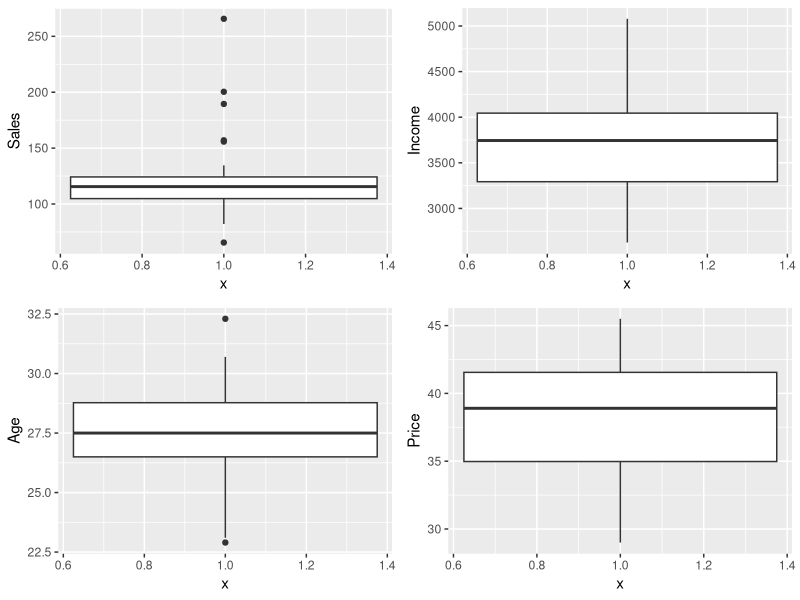
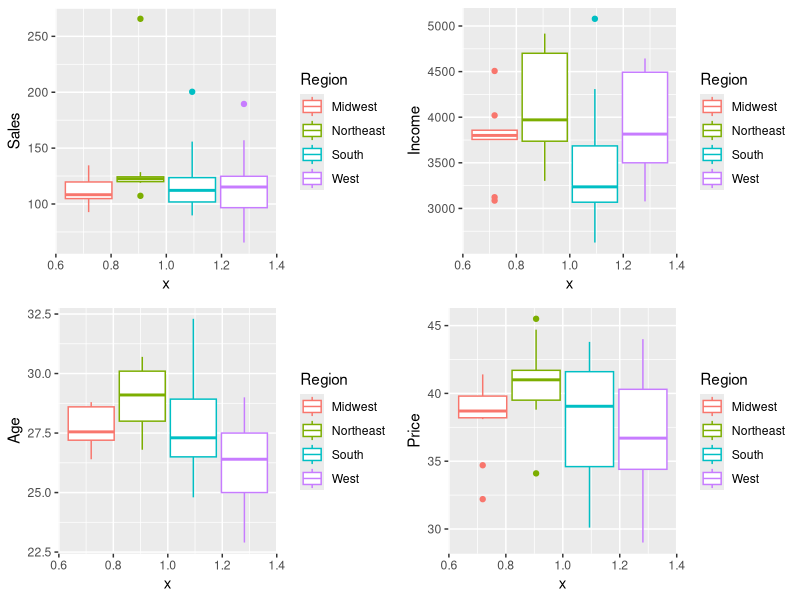
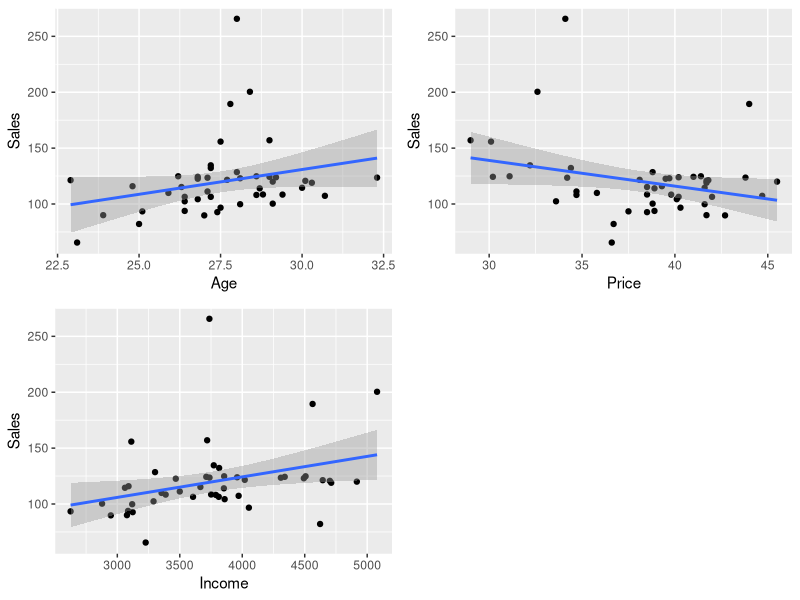
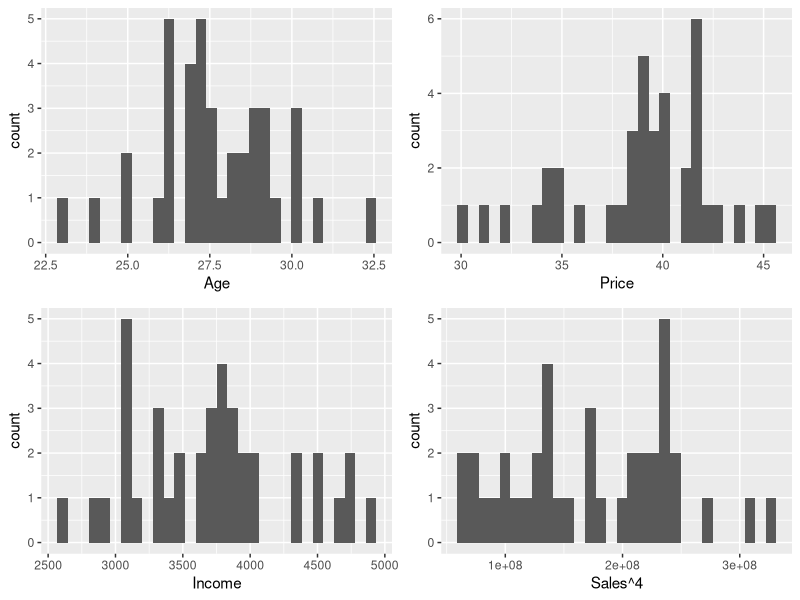
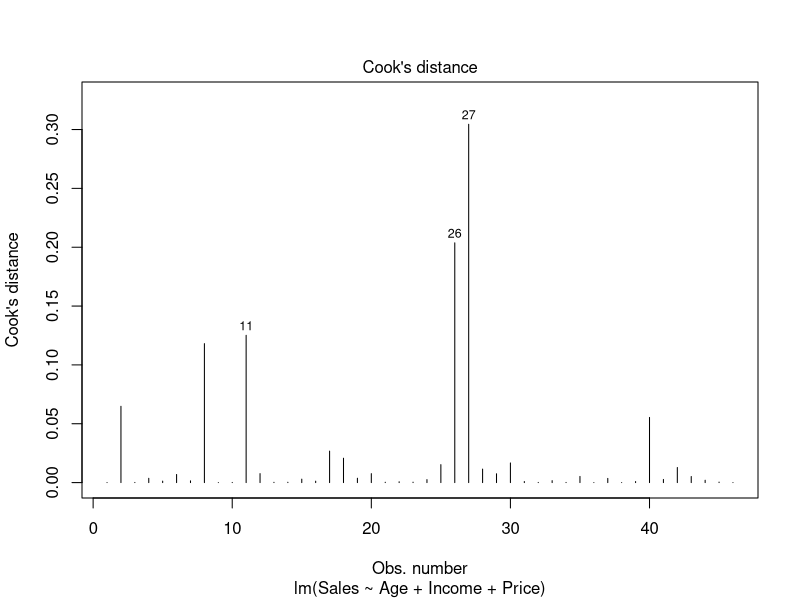
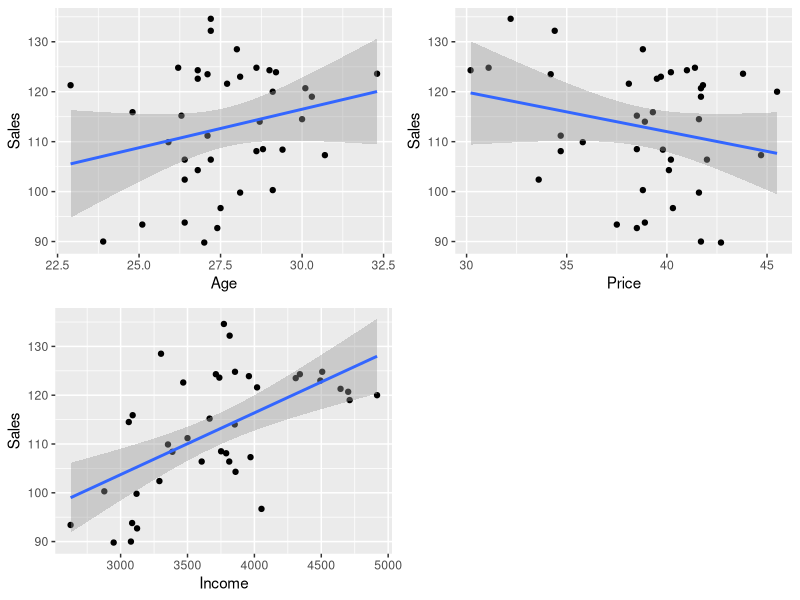
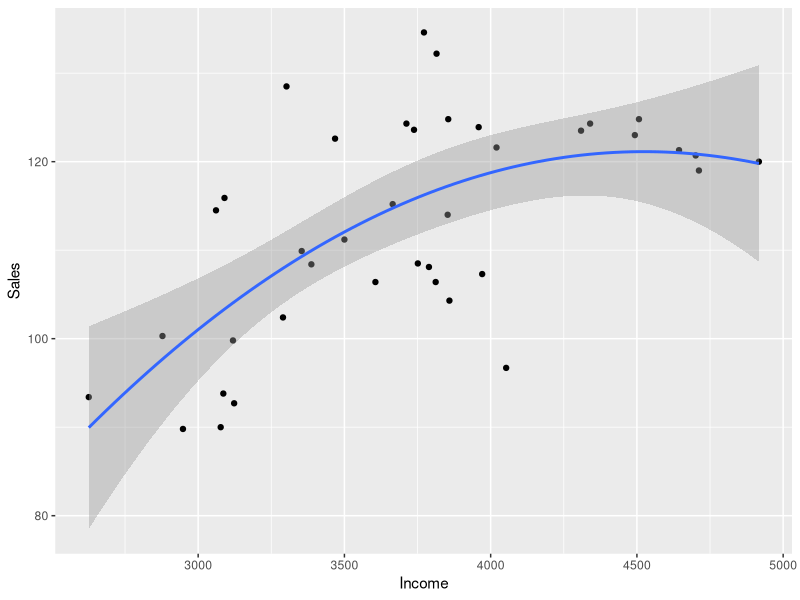
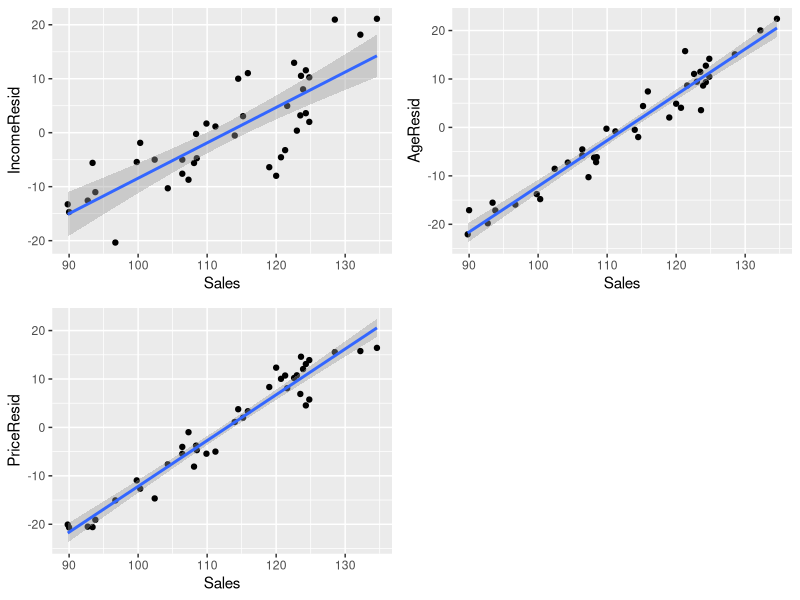

The R source for these figures, in order: (Note: this script raises an error after producing the figures.)
## ---- chunk 1

# Bringing in the data

library(ggplot2)

library(MASS)

library(knitr)

library(dplyr)

setwd("/Users/Charley/Downloads/cuny/IS 621 Business Analytics and Data Mining/Homework 1")

cigarettes <- read.csv("cigarette-training-data.csv")

northeast <- c("ME", "NH", "VT", "MA", "RI", "CT", "NY", "PA", "NJ")
midwest <- c("ND", "SD", "NE", "KS", "MN", "IA", "MO", "IL", "WI", "MI", 
             "IN", "OH", "IO", "KA", "NB")
south <- c("DE", "MD", "DC", "WV", "VA", "KY", "NC", "TN", "SC", "GA",
           "AL","MS","AR","LA","OK","TX", "FL")
west <- c("WA", "OR", "ID", "MT", "WY", "CA", "NV", "UT", "CO", "AZ", "NM", "AK", "HI")

regionlookup <- rbind(data.frame(Region = "Northeast", State = northeast),
                      data.frame(Region = "Midwest", State = midwest),
                      data.frame(Region = "South", State = south),
                      data.frame(Region = "West", State = west))

cigarettesregion <- merge(cigarettes,regionlookup, by="State")

filteredcigarettes <- filter(cigarettes, Sales < 135 & Sales > 83)

filteredcigarettesregion <- merge(filteredcigarettes,regionlookup, by="State")

rm(midwest, northeast, south, west, regionlookup)

## ---- chunk 2

# Multiple plot function
#
# ggplot objects can be passed in ..., or to plotlist (as a list of ggplot objects)
# - cols:   Number of columns in layout
# - layout: A matrix specifying the layout. If present, 'cols' is ignored.
#
# If the layout is something like matrix(c(1,2,3,3), nrow=2, byrow=TRUE),
# then plot 1 will go in the upper left, 2 will go in the upper right, and
# 3 will go all the way across the bottom.
#
multiplot <- function(..., plotlist=NULL, file, cols=1, layout=NULL) {
  library(grid)

  # Make a list from the ... arguments and plotlist
  plots <- c(list(...), plotlist)

  numPlots = length(plots)

  # If layout is NULL, then use 'cols' to determine layout
  if (is.null(layout)) {
    # Make the panel
    # ncol: Number of columns of plots
    # nrow: Number of rows needed, calculated from # of cols
    layout <- matrix(seq(1, cols * ceiling(numPlots/cols)),
                    ncol = cols, nrow = ceiling(numPlots/cols))
  }

 if (numPlots==1) {
    print(plots[[1]])

  } else {
    # Set up the page
    grid.newpage()
    pushViewport(viewport(layout = grid.layout(nrow(layout), ncol(layout))))

    # Make each plot, in the correct location
    for (i in 1:numPlots) {
      # Get the i,j matrix positions of the regions that contain this subplot
      matchidx <- as.data.frame(which(layout == i, arr.ind = TRUE))

      print(plots[[i]], vp = viewport(layout.pos.row = matchidx$row,
                                      layout.pos.col = matchidx$col))
    }
  }
}

d1 <- ggplot(cigarettes, aes(x=1, y=Sales)) + geom_boxplot()
d2 <- ggplot(cigarettes, aes(x=1, y=Age)) + geom_boxplot()
d3 <- ggplot(cigarettes, aes(x=1, y=Income)) + geom_boxplot()
d4 <- ggplot(cigarettes, aes(x=1, y=Price)) + geom_boxplot()

multiplot(d1, d2, d3, d4, cols=2)

rm(d1, d2, d3, d4)

d1 <- ggplot(cigarettesregion, aes(x=1, y=Sales, color=Region)) + geom_boxplot()
d2 <- ggplot(cigarettesregion, aes(x=1, y=Age, color=Region)) + geom_boxplot()
d3 <- ggplot(cigarettesregion, aes(x=1, y=Income, color=Region)) + geom_boxplot()
d4 <- ggplot(cigarettesregion, aes(x=1, y=Price, color=Region)) + geom_boxplot()

multiplot(d1, d2, d3, d4, cols=2)

rm(d1, d2, d3, d4)

## ---- chunk 3
g1 <- ggplot(cigarettes, aes(y = Sales, x = Age)) + geom_point() + 
  geom_smooth(method = "lm")
g2 <- ggplot(cigarettes, aes(y = Sales, x = Income)) + geom_point() + 
  geom_smooth(method = "lm")
g3 <- ggplot(cigarettes, aes(y = Sales, x = Price)) + geom_point() + 
  geom_smooth(method = "lm")

multiplot(g1, g2, g3, cols=2)

rm(g1, g2, g3)

## ---- chunk 4

g1 <- ggplot(filteredcigarettes, aes(x = Age)) + geom_histogram()
g2 <- ggplot(filteredcigarettes, aes(x = Income)) + geom_histogram()
g3 <- ggplot(filteredcigarettes, aes(x = Price)) + geom_histogram()
g4 <- ggplot(filteredcigarettes, aes(x = Sales^4)) + geom_histogram()

multiplot(g1, g2, g3, g4, cols=2)

rm(g1, g2, g3, g4)

## ---- chunk 5

kable(filter(cigarettes,Sales > 135 | Sales < 82))

## ---- chunk 6

kable(filter(cigarettesregion, Region == "Northeast") %>% dplyr::select(-Region))

## ---- chunk 7

model <- lm(Sales ~ Age + Income + Price, data = cigarettes)

plot(model,which=4)

rm(model)

## ---- chunk 8

g1 <- ggplot(filteredcigarettes, aes(y = Sales, x = Age)) + geom_point() + 
  geom_smooth(method = "lm")
g2 <- ggplot(filteredcigarettes, aes(y = Sales, x = Income)) + geom_point() + 
  geom_smooth(method = "lm")
g3 <- ggplot(filteredcigarettes, aes(y = Sales, x = Price)) + geom_point() + 
  geom_smooth(method = "lm")

multiplot(g1, g2, g3, cols=2)

rm(g1, g2, g3)

# points(lstat, fitted(fit6), col="red", ch=20)

# p + stat_smooth(method = "lm", formula = y ~ poly(x, 2), size = 1)


## ---- chunk 9

ggplot(filteredcigarettes, aes(y = Sales, x = Income)) + geom_point() + 
  geom_smooth(method = "lm", formula = y ~ poly(x,2))

## ---- chunk 10

kable(cor(dplyr::select(filteredcigarettes, -State)))

## ---- chunk 11

residtest <- data.frame(Sales = filteredcigarettes$Sales, 
                        IncomeResid = 
                          lm(Sales ~ Income, data=filteredcigarettes)$residuals,
                        PriceResid = 
                          lm(Sales ~ Price, data=filteredcigarettes)$residuals,
                        AgeResid = 
                          lm(Sales ~ Age, data=filteredcigarettes)$residuals)

g1 <- ggplot(residtest, aes(x=Sales, y=IncomeResid)) + geom_point() + 
  stat_smooth(method="lm")
g2 <- ggplot(residtest, aes(x=Sales, y=PriceResid)) + geom_point() + 
  stat_smooth(method="lm")
g3 <- ggplot(residtest, aes(x=Sales, y=AgeResid)) + geom_point() + 
  stat_smooth(method="lm")

multiplot(g1, g2, g3, cols=2)

rm(g1, g2, g3)


## ---- chunk 12

model <- lm(Sales ~ Age + poly(Income,2) + Price + Region, 
            data = filteredcigarettesregion)

summary(model)

plot(model)


## ---- chunk 13

gala <- gala

model <- lm(Species ~ Area + Elevation + Nearest + Scruz + Adjacent, data=gala)

summary(model)

library(MASS)

boxcox(model, plotit=T)

model2 <- lm(I(Species^(1/3)) ~ Area + Elevation + Nearest + Scruz + Adjacent, data=gala)

summary(model2)

gala$Species13 <- gala$Species^(1/3)

model3 <- lm(Species13 ~ Area + Elevation + Nearest + Scruz + Adjacent, data=gala)

summary(model3)

